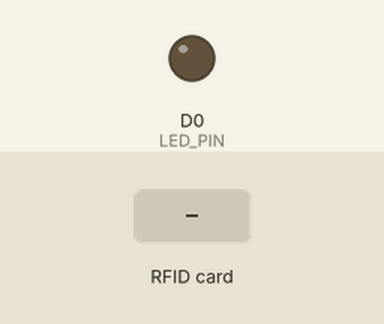
This sketch was run on a simulated ESP8266 (NodeMCU). On the bench: output pins drawn as LEDs (lit = HIGH). Dashed ring = blinking. The inputs (shaded band) are chosen by the test bench. WiFi joins after 1.5 s; servers stay silent unless stated; uploads are accepted with an empty reply; what the sketch prints to the serial monitor is not drawn.

Above: at 0.1 s.
At 2.7 s:
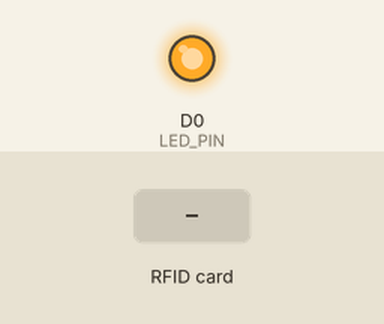
2.8 s: RFID card 5E 7A 19 C4 held to the reader
At 3.4 s:
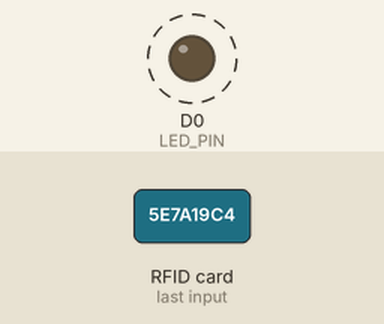
Timing chart, 0 to 6.1 s (numbered marks = the images above; inputs shaded):
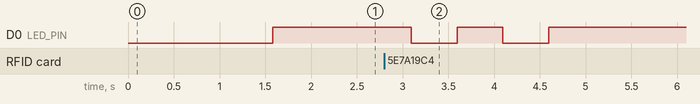

Measured:
- after the input at 2.8 s, D0 (LED_PIN): alternates HIGH for 0.50 s and LOW for 0.50 s, 4 changes in all, then stays HIGH, starting after 0.30 s

The sketch:

rfid_library.ino
```cpp
/*
 * RFID Library Management System - ESP8266 (NodeMCU) Code
 *
 * This code reads RFID cards using MFRC522 module and sends
 * the RFID data to the server via HTTP GET request.
 *
 * Hardware Connections:
 * - NodeMCU D1 (GPIO5) -> MFRC522 RST
 * - NodeMCU D2 (GPIO4) -> MFRC522 SDA (SS)
 * - NodeMCU D5 (GPIO14) -> MFRC522 SCK
 * - NodeMCU D6 (GPIO12) -> MFRC522 MISO
 * - NodeMCU D7 (GPIO13) -> MFRC522 MOSI
 *
 * Note: MFRC522 uses 3.3V - make sure to use level shifter or
 * connect directly to 3.3V pin on NodeMCU
 */

#include <ESP8266WiFi.h>
#include <SPI.h>
#include <MFRC522.h>
#include <ESP8266HTTPClient.h>
#include <SoftwareSerial.h>

// WiFi Credentials - UPDATE THESE
const char* ssid = "shikondi";
const char* password = "shikondi2026!";
String myRfid = "";

// Server URL - UPDATE THIS TO YOUR SERVER IP
// The server will return student data in JSON format
const char* serverUrl = "http://b254systems.work.gd:3200/api/rfid-scan?rfid=";

// MFRC522 Pin Configuration
#define RST_PIN 5  // D1
#define SDA_PIN 4  // D2

MFRC522 rfid(SDA_PIN, RST_PIN);  // Create MFRC522 instance

// LED Pin
#define LED_PIN 16  // D0

// SoftwareSerial for LCD Arduino (TX only - we send to Arduino Uno)
// Connect ESP8266 TX (D4/GPIO2) to Arduino Uno RX (Pin 10)
#define SERIAL_TX D4  // D4

SoftwareSerial serialOut(D4,D3);  // TX only, -1 means no RX

// Variables
String lastCardUID = "";
unsigned long lastScanTime = 0;
const unsigned long SCAN_COOLDOWN = 3000;  // 3 seconds cooldown between scans

void setup() {
    Serial.begin(9600);
    serialOut.begin(9600);  // SoftwareSerial for LCD Arduino
    delay(10);

    // Initialize LED
    pinMode(LED_PIN, OUTPUT);
    digitalWrite(LED_PIN, LOW);

    // Initialize SPI bus
    SPI.begin();

    // Initialize MFRC522
    rfid.PCD_Init();
    Serial.println("RFID Reader Initialized");
    rfid.PCD_DumpVersionToSerial();  // Print firmware version

    // Connect to WiFi
    Serial.println();
    Serial.print("Connecting to WiFi...");
    serialOut.println("Connecting to WiFi");
    WiFi.begin(ssid, password);

    int attempts = 0;
    while (WiFi.status() != WL_CONNECTED && attempts < 30) {
        delay(500);
        Serial.print(".");
        attempts++;
    }

    if (WiFi.status() == WL_CONNECTED) {
        Serial.println("");
        Serial.println("WiFi Connected");
        Serial.print("IP Address: ");
        Serial.println(WiFi.localIP());
        digitalWrite(LED_PIN, HIGH);  // LED on when connected
        serialOut.println("WIFI Connected");
    } else {
        Serial.println("");
        Serial.println("WiFi Connection Failed!");
        serialOut.println("WIFI Failed");
    }
}

void loop() {
    // Check for new RFID cards
    if (!rfid.PICC_IsNewCardPresent()) {
        return;
    }

    // Read the card
    if (!rfid.PICC_ReadCardSerial()) {
        return;
    }

    // Get card UID
    String cardUID = "";
    for (byte i = 0; i < rfid.uid.size; i++) {
        if (rfid.uid.uidByte[i] < 0x10) {
            cardUID += "0";
        }
        cardUID += String(rfid.uid.uidByte[i], HEX);
    }

    // Convert to uppercase
    cardUID.toUpperCase();

    // Check cooldown to prevent duplicate scans
    unsigned long currentTime = millis();
    if (cardUID == lastCardUID && (currentTime - lastScanTime) < SCAN_COOLDOWN) {
        Serial.println("Duplicate scan ignored");
        rfid.PICC_HaltA();
        return;
    }

    lastCardUID = cardUID;
    lastScanTime = currentTime;

    // Print card info
    Serial.println("");
    Serial.println("Card Detected!");
    Serial.print("Card UID: ");
    Serial.println(cardUID);

    // Send GET request to server and process response
    String response = sendToServer(cardUID);

    // Process the server response
    processResponse(response);

    // Halt PICC
    rfid.PICC_HaltA();

    // Stop encryption on PCD
    rfid.PCD_StopCrypto1();

    delay(100);
}

String sendToServer(String rfid) {
    myRfid = rfid;
    // Check WiFi connection
    if (WiFi.status() != WL_CONNECTED) {
        Serial.println("WiFi not connected, attempting to reconnect...");
        serialOut.println("Connecting to WiFi");
        WiFi.begin(ssid, password);
        delay(5000);

        if (WiFi.status() != WL_CONNECTED) {
            Serial.println("Failed to reconnect to WiFi");
            return "{\"error\":\"WiFi disconnected\"}";
        }
    }

    WiFiClient client;
    HTTPClient http;

    // Build the GET URL with RFID parameter
    String url = String(serverUrl) + rfid;

    Serial.print("Sending GET request to: ");
    Serial.println(url);

    // Begin HTTP request
    http.begin(client, url);
    http.addHeader("Content-Type", "application/json");

    // Send GET request
    int httpResponseCode = http.GET();

    String response = "";

    // Get response
    if (httpResponseCode > 0) {
        response = http.getString();
        Serial.println("HTTP Response Code: " + String(httpResponseCode));
        Serial.println("Response: " + response);
    } else {
        Serial.println("Error on sending GET: " + String(httpResponseCode));
        response = "{\"error\":\"HTTP request failed\"}";
    }

    http.end();
    return response;
}

void processResponse(String response) {
    // Parse JSON response from server
    // Expected format:
    // {
    //   "registered": true/false,
    //   "name": "Student Name" or null,
    //   "rfid": "ABCD1234",
    //   "blacklisted": true/false,
    //   "booksBorrowed": 2,
    //   "event": "borrow" or "return" or "new"
    // }

    Serial.println("Processing response...");

    // Extract values for sending to LCD
    String rfidValue = "";
    String registeredValue = "false";
    String nameValue = "Unknown";
    String eventValue = "";
    String messageValue = "";

    // Extract RFID
    rfidValue = extractValue(response, "rfid");

    // Extract registered status
    if (response.indexOf("\"registered\":true") != -1) {
        registeredValue = "true";
    }

    // Extract name
    nameValue = extractValue(response, "name");
    if (nameValue == "null" || nameValue == "") {
        nameValue = "Unknown";
    }

    // Extract event
    eventValue = extractValue(response, "event");

    // Extract booksBorrowed
    String booksBorrowedValue = extractValue(response, "booksBorrowed");
    if (booksBorrowedValue == "") {
        booksBorrowedValue = "0";
    }

    // Check for error
    if (response.indexOf("error") != -1) {
        Serial.println("Error in response");
        indicateError();
        // Send error to LCD
        serialOut.println(rfidValue + "|false|Error|0||");
        return;
    }

    // Check if student is registered
    if (registeredValue == "true") {
        // Student is registered
        Serial.println("Student is registered");
        indicateSuccess();
        messageValue = "Welcome " + nameValue;
    } else {
        // Student is not registered
        Serial.println("Student NOT registered");
        indicateNewCard();
        messageValue = "Not Registered";
    }

    // Send data to LCD Arduino
    // Format: rfid|registered|name|booksBorrowed|event|message
    String lcdMessage = rfidValue + "|" + registeredValue + "|" + nameValue + "|" + booksBorrowedValue + "|" + eventValue + "|" + messageValue;
    serialOut.println(lcdMessage);
    Serial.println("Sent to LCD: " + lcdMessage);

    // Extract and display key information
    extractJsonValue(response, "name", "Name");
    extractJsonValue(response, "booksBorrowed", "Books Borrowed");
    extractJsonValue(response, "event", "Event");
    extractJsonValue(response, "blacklisted", "Blacklisted");
}

String extractValue(String json, String key) {
    int keyIndex = json.indexOf("\"" + key + "\"");
    if (keyIndex != -1) {
        int colonIndex = json.indexOf(":", keyIndex);
        int valueStart = colonIndex + 1;

        // Skip whitespace
        while (valueStart < json.length() && json.charAt(valueStart) == ' ') {
            valueStart++;
        }

        int valueEnd;
        String value;

        if (json.charAt(valueStart) == '\"') {
            // String value
            valueStart++; // Skip opening quote
            valueEnd = json.indexOf('\"', valueStart);
            value = json.substring(valueStart, valueEnd);
        } else {
            // Boolean or number
            valueEnd = json.indexOf(',', valueStart);
            if (valueEnd == -1) valueEnd = json.indexOf('}', valueStart);
            value = json.substring(valueStart, valueEnd);
            value.trim();
        }

        return value;
    }
    return "";
}

void extractJsonValue(String response, String key, String label) {
    int keyIndex = response.indexOf("\"" + key + "\"");
    if (keyIndex != -1) {
        int colonIndex = response.indexOf(":", keyIndex);
        int valueStart = colonIndex + 1;

        // Skip whitespace
        while (valueStart < response.length() && response.charAt(valueStart) == ' ') {
            valueStart++;
        }

        int valueEnd;
        String value;

        if (response.charAt(valueStart) == '"') {
            // String value
            valueStart++; // Skip opening quote
            valueEnd = response.indexOf('"', valueStart);
            value = response.substring(valueStart, valueEnd);
        } else {
            // Boolean or number
            valueEnd = response.indexOf(',', valueStart);
            if (valueEnd == -1) valueEnd = response.indexOf('}', valueStart);
            value = response.substring(valueStart, valueEnd);
            value.trim();
        }

        Serial.print(label + ": ");
        Serial.println(value);
    }
}

void indicateSuccess() {
    // Quick double blink for registered student
    for (int i = 0; i < 2; i++) {
        digitalWrite(LED_PIN, LOW);
        delay(100);
        digitalWrite(LED_PIN, HIGH);
        delay(100);
    }
    // Keep LED on if WiFi is connected
    if (WiFi.status() == WL_CONNECTED) {
        digitalWrite(LED_PIN, HIGH);
    }
}

void indicateNewCard() {
    // Long slow blink for new/unregistered card
    digitalWrite(LED_PIN, LOW);
    delay(500);
    digitalWrite(LED_PIN, HIGH);
    delay(500);
    digitalWrite(LED_PIN, LOW);
    delay(500);
    digitalWrite(LED_PIN, HIGH);

    if (WiFi.status() == WL_CONNECTED) {
        digitalWrite(LED_PIN, HIGH);
    }
}

void indicateError() {
    // Series of quick blinks for error
    for (int i = 0; i < 5; i++) {
        digitalWrite(LED_PIN, LOW);
        delay(50);
        digitalWrite(LED_PIN, HIGH);
        delay(50);
    }

    if (WiFi.status() == WL_CONNECTED) {
        digitalWrite(LED_PIN, HIGH);
    }
}
```
